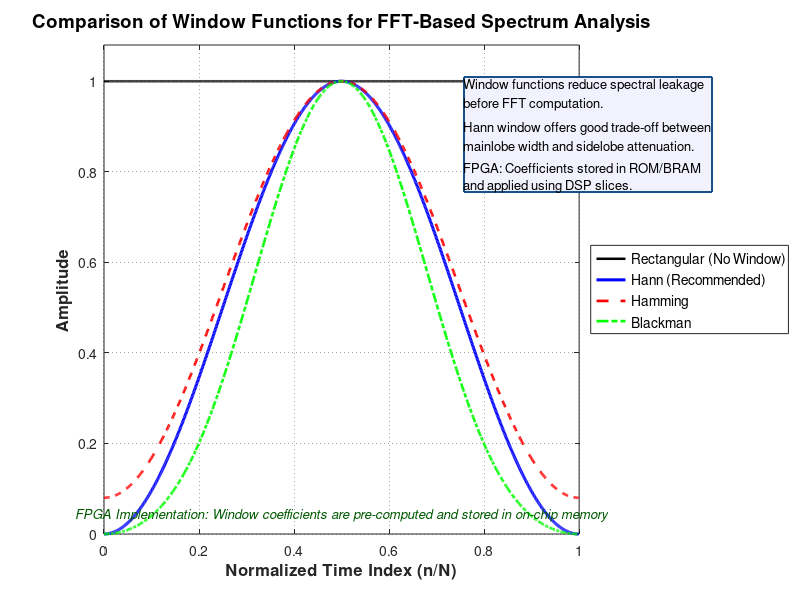
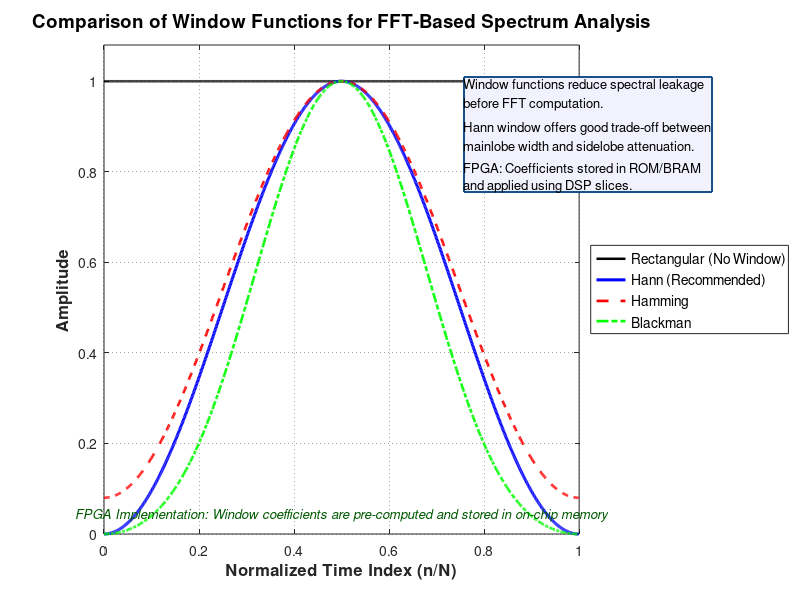

Write MATLAB code to recreate these figures, in order.
%% ============================================================
%%  FIGURE 2: WINDOW FUNCTIONS COMPARISON (FINAL VERSION)
%%  IEEE Paper Ready - Best Layout
%% ============================================================

clear; clc; close all;

N = 1024;
export_dpi = 300;
fig_folder = 'figures';
if ~exist(fig_folder, 'dir'), mkdir(fig_folder); end

n = 0:N-1;

w_rect     = ones(1, N);
w_hann     = 0.5 * (1 - cos(2*pi*n/(N-1)));
w_hamming  = 0.54 - 0.46*cos(2*pi*n/(N-1));
w_blackman = 0.42 - 0.5*cos(2*pi*n/(N-1)) + 0.08*cos(4*pi*n/(N-1));

fig2 = figure('Color', 'w', 'Name', 'Fig2_WindowFunctions_Final', ...
              'Position', [100 70 1050 620]);

plot(n/N, w_rect,   'k-',  'LineWidth', 1.8); hold on;
plot(n/N, w_hann,   'b-',  'LineWidth', 2.2);
plot(n/N, w_hamming, 'r--', 'LineWidth', 1.9);
plot(n/N, w_blackman,'g-.', 'LineWidth', 1.9);

xlabel('Normalized Time Index (n/N)', 'FontSize', 12, 'FontWeight', 'bold');
ylabel('Amplitude', 'FontSize', 12, 'FontWeight', 'bold');
title('Comparison of Window Functions for FFT-Based Spectrum Analysis', ...
      'FontSize', 13.5, 'FontWeight', 'bold');

legend('Rectangular (No Window)', 'Hann (Recommended)', ...
       'Hamming', 'Blackman', 'Location', 'eastoutside', 'FontSize', 10);

grid on;
set(gca, 'GridLineStyle', ':', 'GridAlpha', 0.4);
ylim([0 1.08]);
xlim([0 1]);

% ==================== ANNOTATION BOX - TOP RIGHT ====================
annotation('textbox', [0.58 0.68 0.36 0.24], ...
    'String', {'Window functions reduce spectral leakage', ...
               'before FFT computation.', ...
               '', ...
               'Hann window offers good trade-off between', ...
               'mainlobe width and sidelobe attenuation.', ...
               '', ...
               'FPGA: Coefficients stored in ROM/BRAM', ...
               'and applied using DSP slices.'}, ...
    'FitBoxToText', 'on', ...
    'BackgroundColor', [0.95 0.95 1], ...
    'EdgeColor', [0 0.25 0.5], ...
    'LineWidth', 1.3, ...
    'FontSize', 9.5);

text(0.5, 0.04, ...
    'FPGA Implementation: Window coefficients are pre-computed and stored in on-chip memory', ...
    'Units', 'normalized', 'HorizontalAlignment', 'center', ...
    'FontSize', 9.5, 'Color', [0 0.35 0], 'FontAngle', 'italic');

exportgraphics(fig2, fullfile(fig_folder, 'Fig2_WindowFunctions_Final.png'), 'Resolution', export_dpi);
exportgraphics(fig2, fullfile(fig_folder, 'Fig2_WindowFunctions_Final.pdf'), 'ContentType', 'vector');

fprintf('✅ Final Figure 2 generated successfully!\n');
